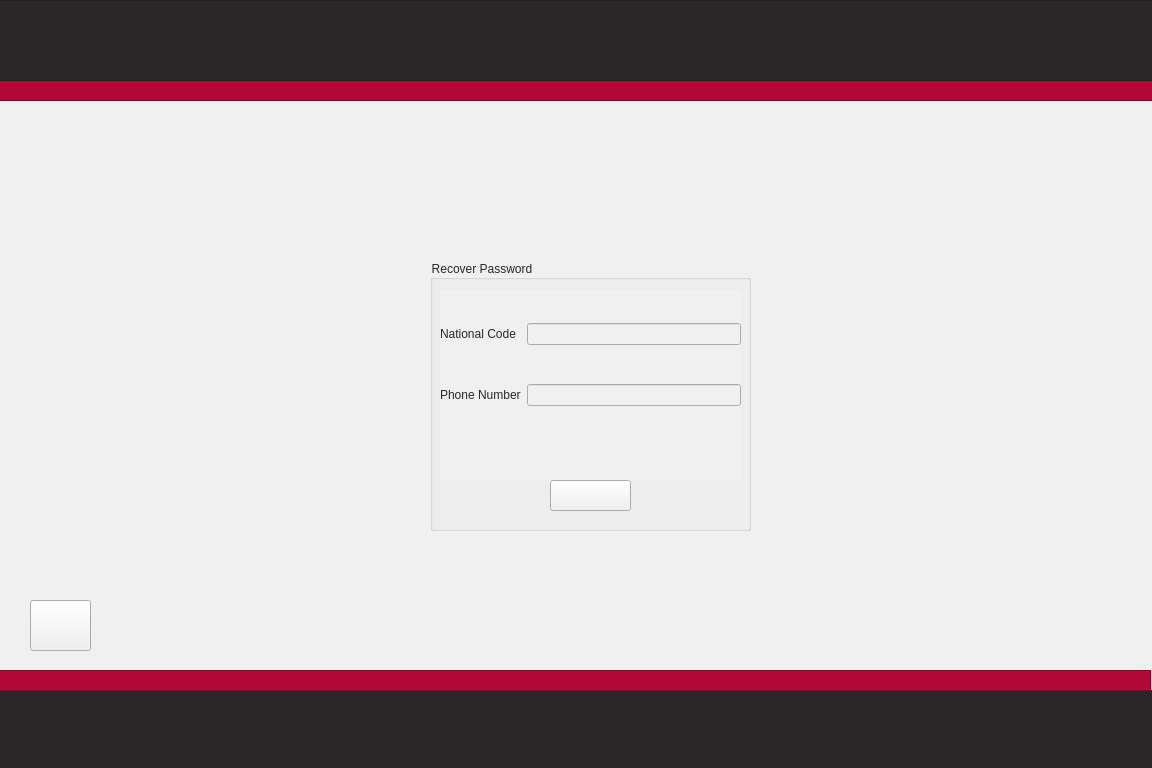
<?xml version="1.0" encoding="UTF-8"?>
<ui version="4.0">
 <class>ForgotPassPage</class>
 <widget class="QWidget" name="ForgotPassPage">
  <property name="geometry">
   <rect>
    <x>0</x>
    <y>0</y>
    <width>1152</width>
    <height>768</height>
   </rect>
  </property>
  <property name="maximumSize">
   <size>
    <width>1152</width>
    <height>768</height>
   </size>
  </property>
  <property name="windowTitle">
   <string>Form</string>
  </property>
  <property name="styleSheet">
   <string notr="true">background-color: rgb(240, 240, 240);</string>
  </property>
  <widget class="QFrame" name="frame_4">
   <property name="geometry">
    <rect>
     <x>-10</x>
     <y>80</y>
     <width>1181</width>
     <height>21</height>
    </rect>
   </property>
   <property name="styleSheet">
    <string notr="true">background-color: rgb(178, 8, 55);</string>
   </property>
   <property name="frameShape">
    <enum>QFrame::StyledPanel</enum>
   </property>
   <property name="frameShadow">
    <enum>QFrame::Raised</enum>
   </property>
  </widget>
  <widget class="QFrame" name="frame_3">
   <property name="geometry">
    <rect>
     <x>-10</x>
     <y>0</y>
     <width>1171</width>
     <height>81</height>
    </rect>
   </property>
   <property name="styleSheet">
    <string notr="true">background-color: rgb(41, 39, 40);</string>
   </property>
   <property name="frameShape">
    <enum>QFrame::StyledPanel</enum>
   </property>
   <property name="frameShadow">
    <enum>QFrame::Raised</enum>
   </property>
  </widget>
  <widget class="QFrame" name="frame_5">
   <property name="geometry">
    <rect>
     <x>-70</x>
     <y>690</y>
     <width>1241</width>
     <height>81</height>
    </rect>
   </property>
   <property name="styleSheet">
    <string notr="true">background-color: rgb(41, 39, 40);</string>
   </property>
   <property name="frameShape">
    <enum>QFrame::StyledPanel</enum>
   </property>
   <property name="frameShadow">
    <enum>QFrame::Raised</enum>
   </property>
  </widget>
  <widget class="QFrame" name="frame_6">
   <property name="geometry">
    <rect>
     <x>-30</x>
     <y>670</y>
     <width>1181</width>
     <height>21</height>
    </rect>
   </property>
   <property name="styleSheet">
    <string notr="true">background-color: rgb(178, 8, 55);</string>
   </property>
   <property name="frameShape">
    <enum>QFrame::StyledPanel</enum>
   </property>
   <property name="frameShadow">
    <enum>QFrame::Raised</enum>
   </property>
  </widget>
  <widget class="QGroupBox" name="groupBox">
   <property name="geometry">
    <rect>
     <x>430</x>
     <y>260</y>
     <width>321</width>
     <height>271</height>
    </rect>
   </property>
   <property name="styleSheet">
    <string notr="true">font: 9pt &quot;Montserrat&quot;;
color: rgb(41, 39, 40);</string>
   </property>
   <property name="title">
    <string>Recover Password</string>
   </property>
   <widget class="QWidget" name="gridLayoutWidget_2">
    <property name="geometry">
     <rect>
      <x>10</x>
      <y>30</y>
      <width>301</width>
      <height>151</height>
     </rect>
    </property>
    <layout class="QGridLayout" name="gridLayout_2">
     <item row="1" column="0">
      <widget class="QLabel" name="label_2">
       <property name="styleSheet">
        <string notr="true">font: 9pt &quot;Montserrat&quot;;
color: rgb(41, 39, 40);</string>
       </property>
       <property name="text">
        <string>Phone Number</string>
       </property>
      </widget>
     </item>
     <item row="0" column="1">
      <widget class="QLineEdit" name="userLine">
       <property name="styleSheet">
        <string notr="true">border-color: rgb(4, 4, 4);</string>
       </property>
      </widget>
     </item>
     <item row="1" column="1">
      <widget class="QLineEdit" name="phoneLine"/>
     </item>
     <item row="0" column="0">
      <widget class="QLabel" name="label">
       <property name="styleSheet">
        <string notr="true">font: 9pt &quot;Montserrat&quot;;
color: rgb(41, 39, 40);</string>
       </property>
       <property name="text">
        <string>National Code</string>
       </property>
      </widget>
     </item>
    </layout>
   </widget>
   <widget class="QWidget" name="horizontalLayoutWidget_5">
    <property name="geometry">
     <rect>
      <x>10</x>
      <y>180</y>
      <width>301</width>
      <height>41</height>
     </rect>
    </property>
    <layout class="QHBoxLayout" name="horizontalLayout_5">
     <item>
      <spacer name="horizontalSpacer_6">
       <property name="orientation">
        <enum>Qt::Horizontal</enum>
       </property>
       <property name="sizeHint" stdset="0">
        <size>
         <width>40</width>
         <height>20</height>
        </size>
       </property>
      </spacer>
     </item>
     <item>
      <widget class="QLabel" name="incorrect">
       <property name="text">
        <string/>
       </property>
       <property name="alignment">
        <set>Qt::AlignCenter</set>
       </property>
      </widget>
     </item>
     <item>
      <spacer name="horizontalSpacer_5">
       <property name="orientation">
        <enum>Qt::Horizontal</enum>
       </property>
       <property name="sizeHint" stdset="0">
        <size>
         <width>40</width>
         <height>20</height>
        </size>
       </property>
      </spacer>
     </item>
    </layout>
   </widget>
   <widget class="QLabel" name="Confirm">
    <property name="geometry">
     <rect>
      <x>130</x>
      <y>220</y>
      <width>71</width>
      <height>20</height>
     </rect>
    </property>
    <property name="font">
     <font>
      <family>Montserrat</family>
      <pointsize>9</pointsize>
      <italic>false</italic>
      <bold>false</bold>
     </font>
    </property>
    <property name="styleSheet">
     <string notr="true">font: 9pt &quot;Montserrat&quot;;
color: rgb(178, 8, 55);</string>
    </property>
    <property name="text">
     <string>&lt;html&gt;&lt;head/&gt;&lt;body&gt;&lt;p&gt;&lt;span style=&quot; font-weight:700;&quot;&gt;Confirm&lt;/span&gt;&lt;/p&gt;&lt;/body&gt;&lt;/html&gt;</string>
    </property>
    <property name="alignment">
     <set>Qt::AlignCenter</set>
    </property>
   </widget>
   <widget class="QPushButton" name="Confirmbtn">
    <property name="geometry">
     <rect>
      <x>120</x>
      <y>220</y>
      <width>81</width>
      <height>31</height>
     </rect>
    </property>
    <property name="styleSheet">
     <string notr="true">border-color: rgb(240, 240, 240);
gridline-color: rgb(240, 240, 240);
border-top-color: rgb(240, 240, 240);
border-right-color: rgb(240, 240, 240);
border-bottom-color: rgb(240, 240, 240);
border-left-color: rgb(240, 240, 240);</string>
    </property>
    <property name="text">
     <string/>
    </property>
   </widget>
   <zorder>Confirm</zorder>
   <zorder>gridLayoutWidget_2</zorder>
   <zorder>horizontalLayoutWidget_5</zorder>
   <zorder>Confirmbtn</zorder>
  </widget>
  <widget class="QPushButton" name="backToLogin">
   <property name="geometry">
    <rect>
     <x>30</x>
     <y>600</y>
     <width>61</width>
     <height>51</height>
    </rect>
   </property>
   <property name="text">
    <string/>
   </property>
  </widget>
  <widget class="QLabel" name="label_16">
   <property name="geometry">
    <rect>
     <x>40</x>
     <y>600</y>
     <width>41</width>
     <height>46</height>
    </rect>
   </property>
   <property name="text">
    <string/>
   </property>
   <property name="pixmap">
    <pixmap resource="arrowIcon.qrc">:/new/prefix1/icons8-left-arrow-50.png</pixmap>
   </property>
   <property name="scaledContents">
    <bool>true</bool>
   </property>
  </widget>
  <zorder>frame_4</zorder>
  <zorder>frame_3</zorder>
  <zorder>frame_5</zorder>
  <zorder>frame_6</zorder>
  <zorder>groupBox</zorder>
  <zorder>label_16</zorder>
  <zorder>backToLogin</zorder>
 </widget>
 <resources>
  <include location="arrowIcon.qrc"/>
 </resources>
 <connections/>
</ui>
